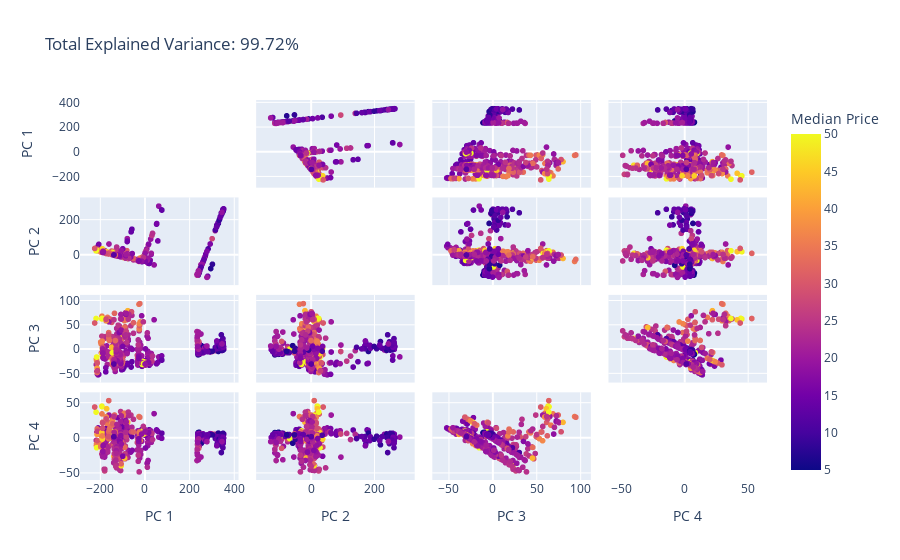

This figure's notebook cell:
### Code cell
import pandas as pd
import plotly.express as px
from sklearn.decomposition import PCA
from sklearn.datasets import load_boston

boston = load_boston()
df = pd.DataFrame(boston.data, columns=boston.feature_names)
n_components = 4

pca = PCA(n_components=n_components)
components = pca.fit_transform(df)

total_var = pca.explained_variance_ratio_.sum() * 100

labels = {str(i): f"PC {i+1}" for i in range(n_components)}
labels['color'] = 'Median Price'

fig = px.scatter_matrix(
    components,
    color=boston.target,
    dimensions=range(n_components),
    labels=labels,
    title=f'Total Explained Variance: {total_var:.2f}%',
)
fig.update_traces(diagonal_visible=False)
fig.show()

### Figure 1 — Plotly figure (JSON) as saved in the notebook; plotly's stock layout.template omitted (floating-point values rounded to 4 significant figures; data arrays with more than 128 entries replaced by an {"elided": "..."} marker saying what was removed)
{"data": [{"diagonal": {"visible": false}, "dimensions": [{"axis": {"matches": true}, "label": "PC 1", "values": {"elided": "506 float values"}}, {"axis": {"matches": true}, "label": "PC 2", "values": {"elided": "506 float values"}}, {"axis": {"matches": true}, "label": "PC 3", "values": {"elided": "506 float values"}}, {"axis": {"matches": true}, "label": "PC 4", "values": {"elided": "506 float values"}}], "hovertemplate": "%{xaxis.title.text}=%{x}<br>%{yaxis.title.text}=%{y}<br>Median Price=%{marker.color}<extra></extra>", "legendgroup": "", "marker": {"color": {"elided": "506 float values"}, "coloraxis": "coloraxis", "symbol": "circle"}, "name": "", "showlegend": false, "type": "splom"}], "layout": {"coloraxis": {"colorbar": {"title": {"text": "Median Price"}}, "colorscale": [[0, "#0d0887"], [0.1111, "#46039f"], [0.2222, "#7201a8"], [0.3333, "#9c179e"], [0.4444, "#bd3786"], [0.5556, "#d8576b"], [0.6667, "#ed7953"], [0.7778, "#fb9f3a"], [0.8889, "#fdca26"], [1, "#f0f921"]]}, "dragmode": "select", "legend": {"tracegroupgap": 0}, "title": {"text": "Total Explained Variance: 99.72%"}}}
